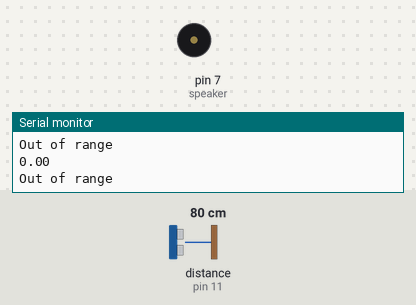
Recording of a sketch running on a simulated Arduino Uno, built with avr-gcc and run on an emulated ATmega328P. Shown: buzzer (waves = sounding), the last lines printed to the serial monitor. Wiring (inferred from the names in the program): ultrasonic range finder: trigger pin 10; echo pin 11. Inputs (shaded band) come from the test bench; at power-on: distance to the obstacle (sensor on pin 11) 80 cm. The echo pulse lasts 58.3 µs per cm.

Above: at 1.2 s.
1.3 s: distance to the obstacle (sensor on pin 11) set to 2 cm
At 2.1 s:
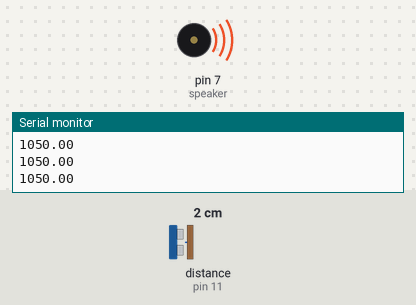
2.8 s: distance to the obstacle (sensor on pin 11) set to 4 cm
At 3.7 s:
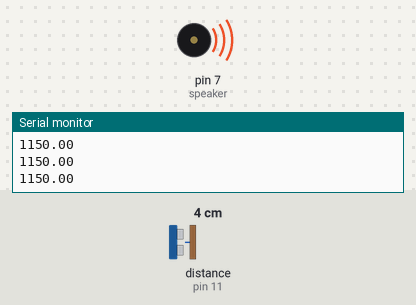
Timing chart, 0 to 5.8 s (numbered marks = the images above; inputs shaded):
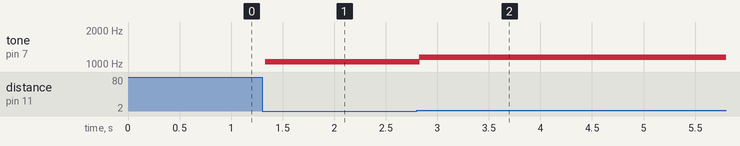

Measured:
- after the input at 1.3 s, tone on pin 7 (speaker): silent → 1050 Hz at once
- after the input at 2.8 s, tone on pin 7 (speaker): 1050 Hz → 1051 Hz at once, → 1150 Hz 0.01 s later

The sketch:

ultrasonic_sound4.ino
```cpp
/*
HC-SR04 Ping distance sensor]
VCC to arduino 5v GND to arduino GND
Echo to Arduino pin 12 Trig to Arduino pin 13
Red POS to Arduino pin 11
Green POS to Arduino pin 10
Original code improvements to the Ping sketch sourced from Trollmaker.com
Some code and wiring inspired by http://en.wikiversity.org/wiki/User:Dstaub/robotcar
*/

int speaker = 7;
float Xz = 0.0f;

#define trigPin 10
#define echoPin 11

void setup() {
  Serial.begin (9600);
  pinMode(trigPin, OUTPUT);
  pinMode(echoPin, INPUT);
  pinMode(speaker, OUTPUT);
}

void loop() {
  long duration, distance; //These are variables. duration: how long to receive echo; distance: measurement in cm
  digitalWrite(trigPin, LOW);  // Added this line
  delayMicroseconds(2); // Added this line
  digitalWrite(trigPin, HIGH);
//  delayMicroseconds(1000); - Removed this line
  delayMicroseconds(10); // Added this line
  digitalWrite(trigPin, LOW);
  duration = pulseIn(echoPin, HIGH); //Number of microseconds it takes to receive the ping back
  distance = (duration/2) / 29.1; //Arduino calculates the distance. 29.1 is a magic number determined by the speed of sound and other stuff.

  float frequency = 0.0f;
  if (distance >= 50 || distance <= 0){
    Serial.println("Out of range");
  }
  else {
    //Serial.print(distance);
    //Serial.println(" cm");
    frequency = 1000.0f;
    frequency += (float) distance * 50.0f;
  }

  int f = (int) (frequency*0.01f + 0.99*Xz);
  Xz = frequency;

  Serial.println(frequency);
  if (f<400)
  {
    noTone(speaker);
  }
  else
  {
    tone(speaker, f);
  }

  delay(1);
}
```
